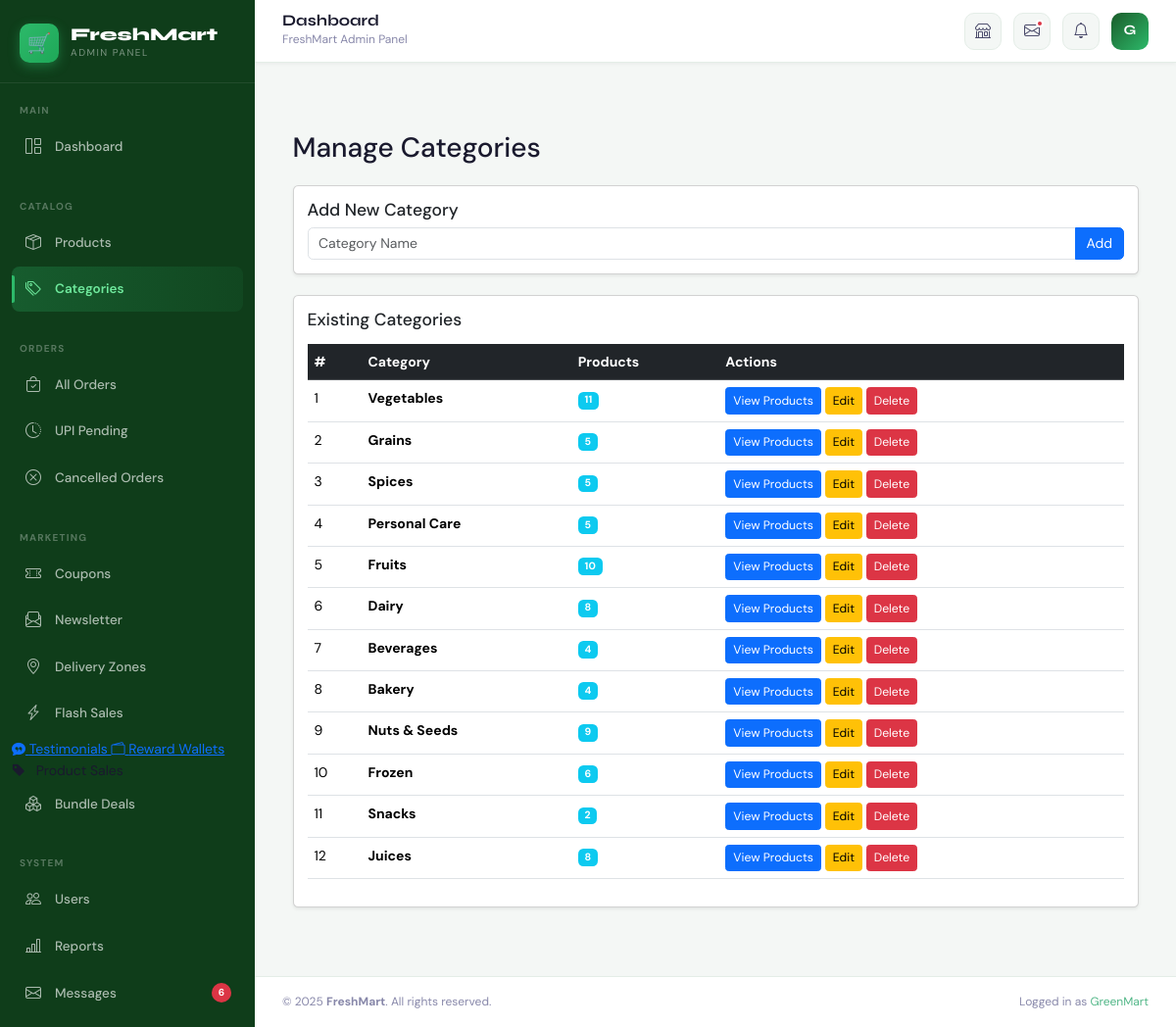
The app's page /admin/categories (signed in) with its own data.
### website/models.py (models this page shows, shortened)
class User(UserMixin, db.Model):
    __tablename__ = "users"
    id            = db.Column(db.Integer, primary_key=True)
    name          = db.Column(db.String(50), nullable=False)
    email         = db.Column(db.String(120), unique=True, nullable=False)
    password_hash = db.Column(db.String(128), nullable=False)
    role          = db.Column(db.String(20), default="customer")
    is_verified   = db.Column(db.Boolean, default=False)

class Category(db.Model):
    id       = db.Column(db.Integer, primary_key=True)
    name     = db.Column(db.String(100))
    products = db.relationship("Product", backref="category")

### website/admin.py (the view)
@admin.route("/admin/categories", methods=["GET", "POST"])
@admin_required
def manage_categories():
    login_form = LoginForm()
    signup_form = SignupForm()
    form = CategoryForm()
    categories = Category.query.all()
    if form.validate_on_submit():
        new_category = Category(name=form.name.data)
        db.session.add(new_category)
        db.session.commit()
        flash("Category added successfully!")
        return redirect(url_for("admin.manage_categories"))
    return render_template(
        "admin/Manage_Categories.html",
        form=form,
        login_form=login_form,
        signup_form=signup_form,
        categories=categories,
    )

### website/forms.py
class LoginForm(FlaskForm):
    email = StringField("Email", validators=[DataRequired(), Email()])
    password = PasswordField("Password", validators=[DataRequired()])
    submit = SubmitField("Login")

class SignupForm(FlaskForm):
    name = StringField("Name", validators=[DataRequired(), Length(min=2, max=50)])
    email = StringField("Email", validators=[DataRequired(), Email()])
    password = PasswordField("Password", validators=[DataRequired(), Length(min=6)])
    confirm_password = PasswordField(
        "Confirm Password", validators=[DataRequired(), EqualTo("password")]
    )
    submit = SubmitField("Sign Up")

### website/admin.py (called while the page is built)
def admin_required(f):
    @wraps(f)
    @login_required
    def decorated_function(*args, **kwargs):
        if current_user.role != "admin":
            flash("Admin access required!")
            return redirect(url_for("views.home"))
        return f(*args, **kwargs)
    return decorated_function

@admin.context_processor
def inject_unread_count():
    count = ContactMessage.query.filter_by(is_read=False).count()
    return dict(unread_messages_count=count)

### website/templates/admin/Manage_Categories.html (shortened to what this page needs)
{% extends "admin/base.html" %}
{% block content %}
<div class="container py-5">
    <h2 class="mb-4">Manage Categories</h2>
    <div class="card shadow-sm mb-4">
        <div class="card-body">
            <h5>Add New Category</h5>
            <form method="POST" action="{{ url_for('admin.add_category') }}">
                <div class="input-group">
                    <input type="text" name="category_name" class="form-control" placeholder="Category Name" required>
                    <button class="btn btn-primary">Add</button>
                </div>
            </form>
        </div>
    </div>
    <div class="card shadow-sm">
        <div class="card-body">
            <h5>Existing Categories</h5>
            {% if categories %}
            <table class="table table-hover mt-3">
                <thead class="table-dark">
                    <tr>
                        <th>#</th>
                        <th>Category</th>
                        <th>Products</th>
                        <th>Actions</th>
                    </tr>
                </thead>
                <tbody>
                {% for category in categories %}
                <tr>
                    <td>{{ loop.index }}</td>
                    <td class="fw-bold">{{ category.name }}</td>
                    <td>
                        <span class="badge bg-info">
                            {{ category.products|length }}
                        </span>
                    </td>
                    <td>
                        <button class="btn btn-sm btn-primary"
                                data-bs-toggle="collapse"
                                data-bs-target="#cat{{ category.id }}">
                            View Products
                        </button>
                        <a href="{{ url_for('admin.edit_category', id=category.id) }}" class="btn btn-sm btn-warning">Edit</a>
                        <a href="{{ url_for('admin.delete_category', id=category.id) }}" class="btn btn-sm btn-danger">Delete</a>
                    </td>
                </tr>
                {% endfor %}
                </tbody>
            </table>
            {% else %}
            <p>No categories found.</p>
            {% endif %}
        </div>
    </div>
</div>
{% endblock %}

### website/templates/admin/base.html (shortened to what this page needs)
<!DOCTYPE html>
<html lang="en">
<head>
  <link href="https://cdn.jsdelivr.net/npm/bootstrap@5.3.2/dist/css/bootstrap.min.css" rel="stylesheet">
  <link href="https://cdn.jsdelivr.net/npm/bootstrap-icons@1.11.3/font/bootstrap-icons.min.css" rel="stylesheet">
</head>
<body>
  <div class="admin-shell">
    <aside class="sidebar" id="sidebar">
      <a href="{{ url_for('admin.dashboard') }}" class="sidebar-brand">
        <div class="brand-icon">🛒</div>
        <div>
          <div class="brand-text">FreshMart</div>
          <div class="brand-sub">Admin Panel</div>
        </div>
      </a>
      <div class="nav-section">
        <div class="nav-section-label">Main</div>
        <a href="{{ url_for('admin.dashboard') }}"
          class="nav-item-link {% if request.endpoint == 'admin.dashboard' %}active{% endif %}">
          <i class="bi bi-grid-1x2"></i> Dashboard
        </a>
      </div>
      <div class="nav-section">
        <div class="nav-section-label">Catalog</div>
        <a href="{{ url_for('admin.manage_products') }}"
          class="nav-item-link {% if 'product' in request.endpoint %}active{% endif %}">
          <i class="bi bi-box-seam"></i> Products
        </a>
        <a href="{{ url_for('admin.manage_categories') }}"
          class="nav-item-link {% if 'categor' in request.endpoint %}active{% endif %}">
          <i class="bi bi-tags"></i> Categories
        </a>
      </div>
      <div class="nav-section">
        <div class="nav-section-label">Orders</div>
        <a href="{{ url_for('admin.manage_orders') }}"
          class="nav-item-link {% if request.endpoint == 'admin.manage_orders' %}active{% endif %}">
          <i class="bi bi-bag-check"></i> All Orders
        </a>
        <a href="{{ url_for('admin.pending_payments') }}"
          class="nav-item-link {% if request.endpoint == 'admin.pending_payments' %}active{% endif %}">
          <i class="bi bi-clock-history"></i> UPI Pending
        </a>
        <a href="{{ url_for('views.admin_cancelled_orders') }}"
          class="nav-item-link {% if 'cancelled' in request.endpoint %}active{% endif %}">
          <i class="bi bi-x-circle"></i> Cancelled Orders
        </a>
      </div>
      <div class="nav-section">
        <div class="nav-section-label">Marketing</div>
        <a href="{{ url_for('admin.manage_coupons') }}"
          class="nav-item-link {% if 'coupon' in request.endpoint %}active{% endif %}">
          <i class="bi bi-ticket-perforated"></i> Coupons
        </a>
        <a href="{{ url_for('admin.newsletter') }}"
          class="nav-item-link {% if 'newsletter' in request.endpoint %}active{% endif %}">
          <i class="bi bi-envelope-paper"></i> Newsletter
        </a>
        <a href="{{ url_for('admin.manage_delivery_zones') }}"
          class="nav-item-link {% if 'delivery' in request.endpoint %}active{% endif %}">
          <i class="bi bi-geo-alt"></i> Delivery Zones
        </a>
        <a href="{{ url_for('admin.manage_flash_sales') }}"
        class="nav-item-link {% if 'flash_sale' in request.endpoint %}active{% endif %}">
          <i class="bi bi-lightning-charge"></i> Flash Sales
        </a>
        <a href="{{ url_for('admin.manage_testimonials') }}">
          <i class="bi bi-chat-quote-fill"></i> Testimonials
        </a>
        <a href="{{ url_for('admin.admin_rewards') }}">
          <i class="bi bi-wallet2"></i> Reward Wallets
        </a>
        <a href="{{ url_for('admin.manage_product_sales') }}" class="nav-link">
  <i class="bi bi-tag-fill me-2"></i> Product Sales
</a>
<a href="{{ url_for('admin.manage_bundles') }}" class="nav-item-link">
  <i class="bi bi-boxes"></i> Bundle Deals
</a>
      </div>
      <div class="nav-section">
        <div class="nav-section-label">System</div>
        <a href="{{ url_for('admin.manage_users') }}"
          class="nav-item-link {% if 'user' in request.endpoint %}active{% endif %}">
          <i class="bi bi-people"></i> Users
        </a>
        <a href="{{ url_for('admin.reports') }}"
          class="nav-item-link {% if 'report' in request.endpoint %}active{% endif %}">
          <i class="bi bi-bar-chart-line"></i> Reports
        </a>
        <a href="{{ url_for('admin.messages') }}"
          class="nav-item-link {% if 'message' in request.endpoint %}active{% endif %}">
          <i class="bi bi-envelope"></i> Messages
          {% if unread_messages_count is defined and unread_messages_count %}
          <span class="nav-badge">{{ unread_messages_count }}</span>
          {% endif %}
        </a>
        <a href="{{ url_for('admin.settings') }}"
          class="nav-item-link {% if 'setting' in request.endpoint %}active{% endif %}">
        </a>
      </div>
    </aside>
    <div class="main-content">
      <header class="topbar">
        <div class="topbar-breadcrumb">
          <div class="page-title">{% block page_title %}Dashboard{% endblock %}</div>
          <div class="page-sub">{% block page_subtitle %}FreshMart Admin Panel{% endblock %}</div>
        </div>
        <div class="topbar-actions">
          <a href="{{ url_for('views.home') }}" target="_blank" class="topbar-icon-btn" title="View Store">
            <i class="bi bi-shop"></i>
          </a>
          <a href="{{ url_for('admin.messages') }}" class="topbar-icon-btn" title="Messages">
            <i class="bi bi-envelope"></i>
            {% if unread_messages_count is defined and unread_messages_count %}
            <span class="dot"></span>
            {% endif %}
          </a>
          <a href="{{ url_for('admin.pending_payments') }}" class="topbar-icon-btn" title="Pending Payments">
            <i class="bi bi-bell"></i>
          </a>
          <div class="topbar-avatar" title="{{ current_user.name if current_user else 'Admin' }}">
            {{ (current_user.name[0] | upper) if current_user and current_user.name else 'A' }}
          </div>
        </div>
      </header>
      <main class="page-body">
        {% block content %}{% endblock %}
      </main>
      <footer class="admin-footer">
        <span>© 2025 <strong>FreshMart</strong>. All rights reserved.</span>
        <span>Logged in as <a href="#">{{ current_user.name if current_user else 'Admin' }}</a></span>
      </footer>
    </div>
  </div>
</body>
</html>

### records on screen
User: name "G", name "GreenMart"
Category: name "Vegetables", products|length "11"
Category: name "Grains", products|length "5"
Category: name "Spices", products|length "5"
Category: name "Personal Care", products|length "5"
Category: name "Fruits", products|length "10"
Category: name "Dairy", products|length "8"
Category: name "Beverages", products|length "4"
Category: name "Bakery", products|length "4"
Category: name "Nuts & Seeds", products|length "9"
Category: name "Frozen", products|length "6"
Category: name "Snacks", products|length "2"
Category: name "Juices", products|length "8"

### other values on screen
{{ unread_messages_count }} "6"
